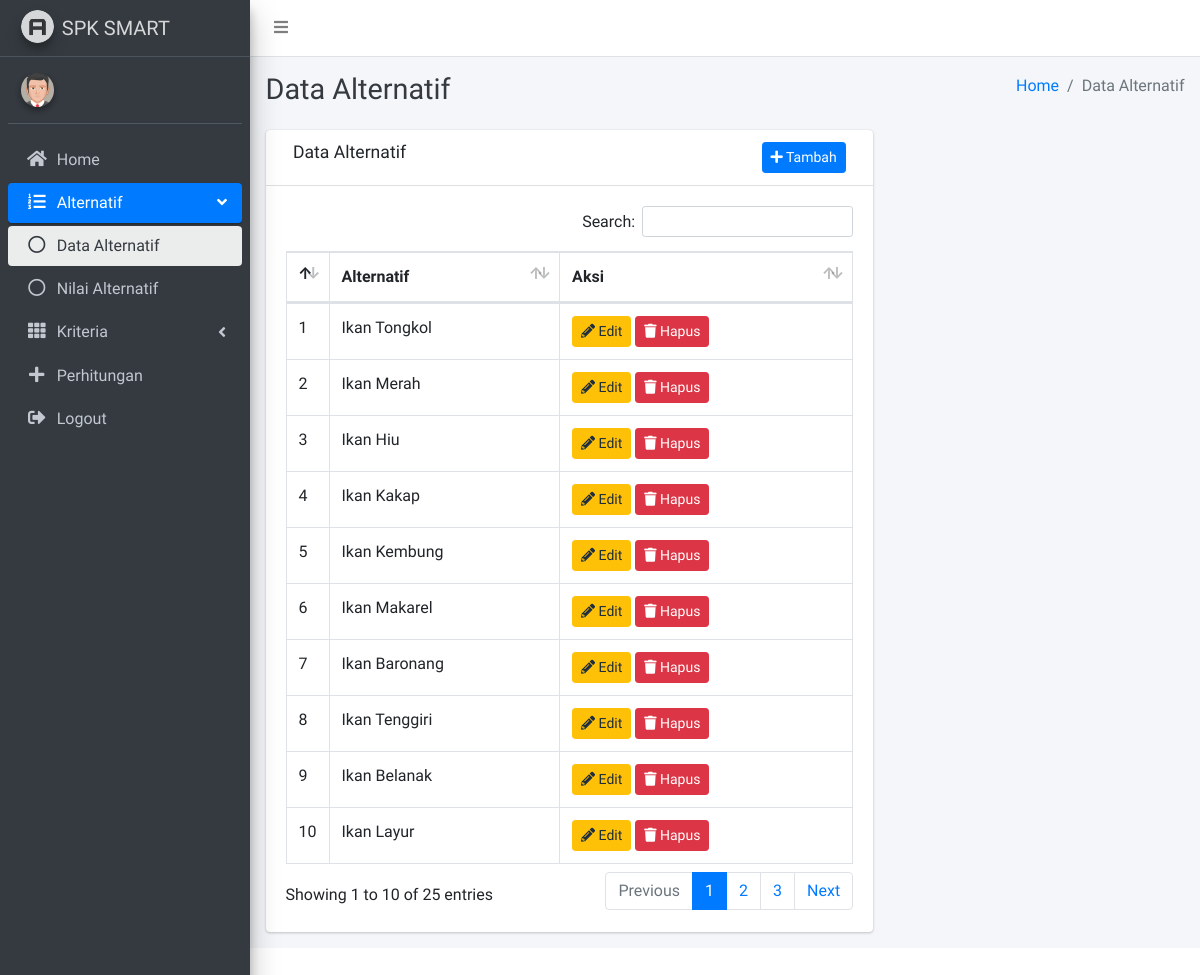
The app's page /data-alternatif.php (signed in), older data.
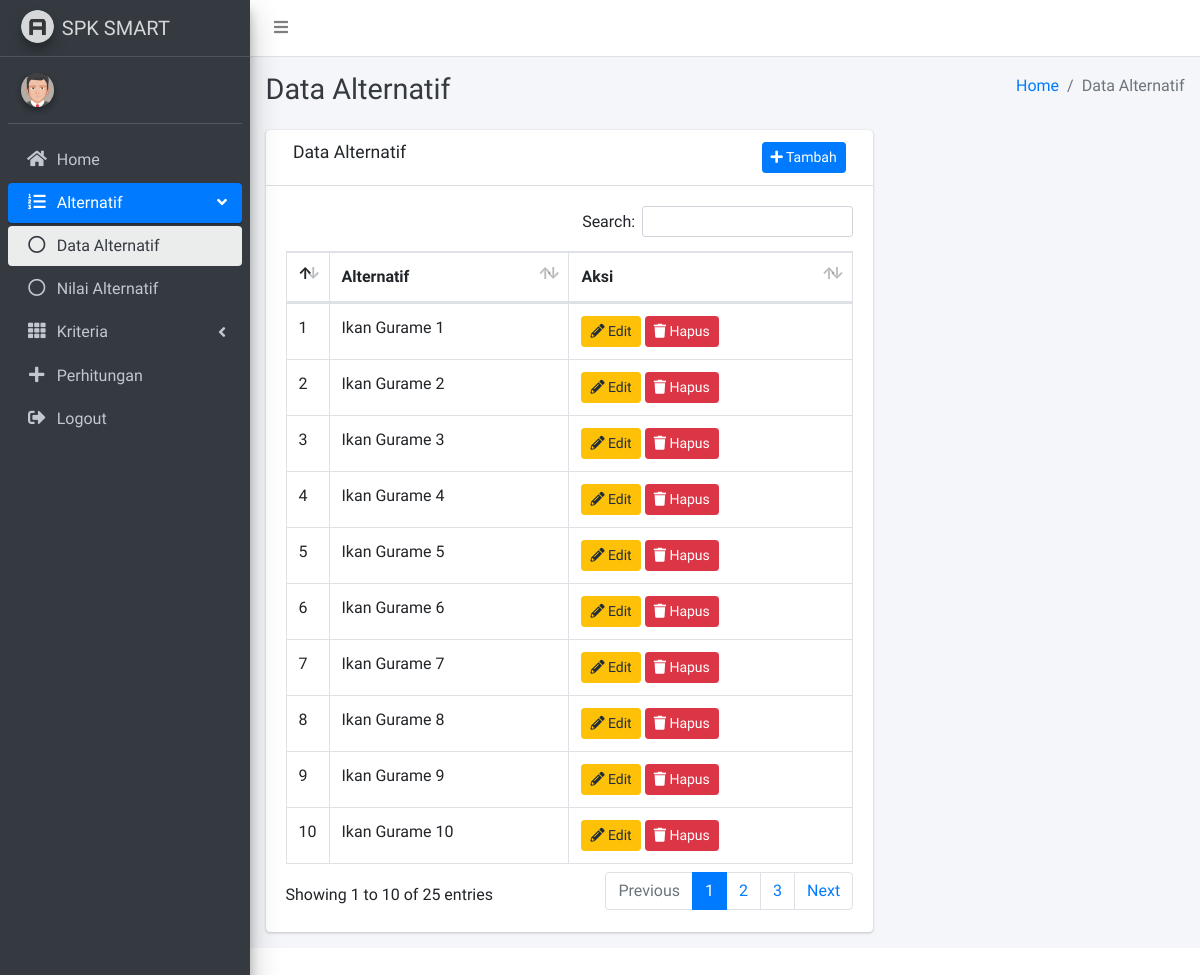
The same page, newer data.
### tables this page shows
CREATE TABLE `alternatif` (
  `id_alternatif` int(11) NOT NULL,
  `nm_alternatif` varchar(20) DEFAULT NULL
);

### data-alternatif.php (called while the page is built)
<?php
include 'src/page/alternatif/data-alternatif/index.php';

### src/page/alternatif/data-alternatif/content.php (the view)
<?php
  $dataAlternatif = mysqli_query($conn, "SELECT * FROM alternatif");
?>
  <div class="content-wrapper">
    <div class="content-header">
      <div class="container-fluid">
        <div class="row mb-2">
          <div class="col-sm-6">
            <h1 class="m-0 text-dark"><?= $title; ?></h1>
          </div>
          <div class="col-sm-6">
            <ol class="breadcrumb float-sm-right">
              <li class="breadcrumb-item"><a href="index.php">Home</a></li>
              <li class="breadcrumb-item active"><?= $title; ?></li>
            </ol>
          </div>
        </div>
      </div>
    </div>
    <section class="content">
      <div class="container-fluid">
        <div class="row">
          <div class="col-8">
            <div class="card">
              <div class="card-header">
                <div class="col">
                  <h3 class="card-title"><?= $title ?> </h3>
                </div>
                <div class="col text-right">
                <a href="?m=add" class="btn btn-primary btn-sm"><i class="fas fa-plus"></i> Tambah</a>
                </div>
              </div>
              <div class="card-body">
                <div class="table-responsive">
                  <table id="datatable" class="table table-bordered table-hover">
                    <thead>
                    <tr>
                      <th style="width:5%;"></th>
                      <th>Alternatif</th>
                      <th>Aksi</th>
                    </tr>
                    </thead>
                    <tbody>
                    <?php $i=0; while($d = mysqli_fetch_assoc($dataAlternatif)): ?>
                    <tr>
                      <td><?= ++$i ?></td>
                      <td><?= $d["nm_alternatif"] ?></td>
                      <td>
                        <a href="?m=edit&id=<?= $d['id_alternatif'] ?>" class="btn btn-warning btn-sm"><i class="fas fa-pencil-alt"></i> Edit</a>
                        <a href="?hapus=alternatif&id=<?= $d['id_alternatif'] ?>" onclick="return confirm('Hapus Data Alternatif?')" class="btn btn-danger btn-sm"><i class="fas fa-trash"></i> Hapus</a>
                      </td>
                    </tr>
                    <?php endwhile ?>
                    </tbody>
                  </table>
                </div>
              </div>
            </div>
          </div>
        </div>
      </div>
    </section>
  </div>

### src/template/header.php (shortened to what this page needs)
<!DOCTYPE html>
<html lang="en">
<head>
  <link rel="stylesheet" href="assets/plugins/fontawesome-free/css/all.min.css">
  <link rel="stylesheet" href="assets/plugins/overlayScrollbars/css/OverlayScrollbars.min.css">
  <link rel="stylesheet" href="assets/plugins/datatables-bs4/css/dataTables.bootstrap4.css">
  <link rel="stylesheet" href="assets/dist/css/adminlte.min.css">
</head>
<body class="hold-transition sidebar-mini layout-fixed layout-navbar-fixed layout-footer-fixed">
<div class="wrapper">

### src/template/navbar.php
<nav class="main-header navbar navbar-expand navbar-white navbar-light">
    <ul class="navbar-nav">
      <li class="nav-item">
        <a class="nav-link" data-widget="pushmenu" href="#"><i class="fas fa-bars"></i></a>
      </li>
    </ul>
  </nav>

### src/template/aside.php (shortened to what this page needs)
<aside class="main-sidebar sidebar-dark-primary elevation-4">
  <a href="index.php" class="brand-link">
    <img src="assets/dist/img/AdminLTELogo.png" alt="AdminLTE Logo" class="brand-image img-circle elevation-3"
         style="opacity: .8">
    <span class="brand-text font-weight-light">SPK SMART</span>
  </a>
  <div class="sidebar">
    <div class="user-panel mt-3 pb-3 mb-3 d-flex">
      <div class="image">
        <img src="assets/dist/img/avatar5.png" class="img-circle elevation-2" alt="User Image">
      </div>
      <div class="info">
      </div>
    </div>
    <nav class="mt-2">
      <ul class="nav nav-pills nav-sidebar flex-column" data-widget="treeview" role="menu" data-accordion="false">
        <li class="nav-item">
          <a href="index.php" class="nav-link <?php if($title == 'Sistem Pendukung Keputusan') echo 'active'; ?>">
            <i class="nav-icon fas fa-home"></i>
            <p>
              Home
            </p>
          </a>
        </li>
        <li class="nav-item has-treeview <?php if($title == 'Data Alternatif' || $title == 'Nilai Alternatif') echo 'menu-open'; ?>">
          <a href="#" class="nav-link <?php if($title == 'Data Alternatif' || $title == 'Nilai Alternatif') echo 'active'; ?>">
            <i class="nav-icon fas fa-list-ol"></i>
            <p>
              Alternatif
              <i class="right fas fa-angle-left"></i>
            </p>
          </a>
          <ul class="nav nav-treeview">
              <li class="nav-item">
                  <a href="data-alternatif.php" class="nav-link <?php if($title == 'Data Alternatif') echo 'active'; ?>">
                      <i class="far fa-circle nav-icon"></i>
                      <p>Data Alternatif</p>
                  </a>
              </li>
              <li class="nav-item">
                  <a href="nilai-alternatif.php" class="nav-link <?php if($title == 'Nilai Alternatif') echo 'active'; ?>">
                      <i class="far fa-circle nav-icon"></i>
                      <p>Nilai Alternatif</p>
                  </a>
              </li>
          </ul>
        </li>
        <li class="nav-item has-treeview <?php if($title == 'Data Kriteria' || $title == 'Bobot Kriteria' || $title == 'Hasil Normalisasi Kriteria' || $title == 'Sub Kriteria' || $title == 'Nilai Utiliti') echo 'menu-open'; ?>">
          <a href="#" class="nav-link <?php if($title == 'Data Kriteria' || $title == 'Bobot Kriteria' || $title == 'Hasil Normalisasi Kriteria' || $title == 'Sub Kriteria' || $title == 'Nilai Utiliti') echo 'active'; ?>">
            <i class="nav-icon fas fa-th"></i>
            <p>
              Kriteria
              <i class="right fas fa-angle-left"></i>
            </p>
          </a>
        </li>
        <li class="nav-item">
              <a href="perhitungan.php" onclick="<?php ranking() ?>" class="nav-link <?php if($title == 'Perhitungan') echo 'active'; ?>">
                  <i class="nav-icon fas fa-plus"></i>
                  <p>
                      Perhitungan
                  </p>
              </a>
        </li>
        <li class="nav-item">
              <a href="logout.php" class="nav-link">
                  <i class="nav-icon fas fa-sign-out-alt"></i>
                  <p>
                      Logout
                  </p>
              </a>
        </li>
      </ul>
    </nav>
  </div>
</aside>

### src/page/alternatif/data-alternatif/index.php
<?php
$title = 'Data Alternatif';
include 'src/template/header.php' ;
include 'src/template/navbar.php' ;
include 'src/template/aside.php' ;
if(isset($_GET['m'])){
    if($_GET['m'] == 'add'){
        include 'src/page/alternatif/data-alternatif/tambah-content.php' ;
    }else if($_GET['m'] == 'edit'){
        include 'src/page/alternatif/data-alternatif/ubah-content.php' ;
    }
}else{
    include 'src/page/alternatif/data-alternatif/content.php' ;
}
include 'src/template/footer.php' ;

### src/template/footer.php (shortened to what this page needs)
</div>
</body>
</html>

Row changes from the older to the newer data that the page shows:
changed alternatif: nm_alternatif "Ikan Tongkol" → "Ikan Gurame 1"
changed alternatif: nm_alternatif "Ikan Merah" → "Ikan Gurame 2"
changed alternatif: nm_alternatif "Ikan Hiu" → "Ikan Gurame 3"
changed alternatif: nm_alternatif "Ikan Kakap" → "Ikan Gurame 4"
changed alternatif: nm_alternatif "Ikan Kembung" → "Ikan Gurame 5"
changed alternatif: nm_alternatif "Ikan Makarel" → "Ikan Gurame 6"
changed alternatif: nm_alternatif "Ikan Baronang" → "Ikan Gurame 7"
changed alternatif: nm_alternatif "Ikan Tenggiri" → "Ikan Gurame 8"
changed alternatif: nm_alternatif "Ikan Belanak" → "Ikan Gurame 9"
changed alternatif: nm_alternatif "Ikan Layur" → "Ikan Gurame 10"
